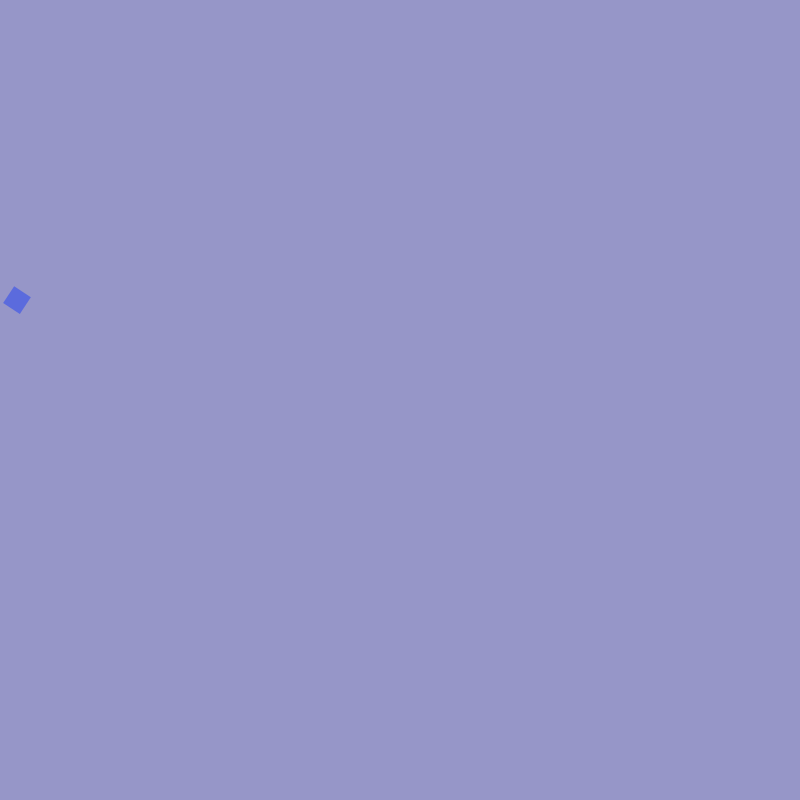
Frame 1 (no input)
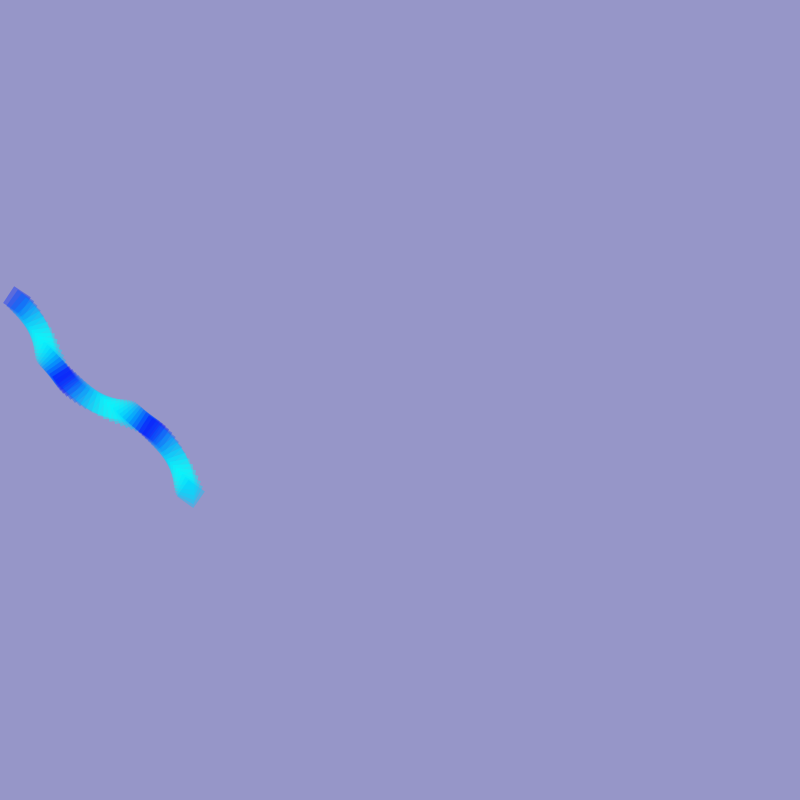
Frame 60 (no input)
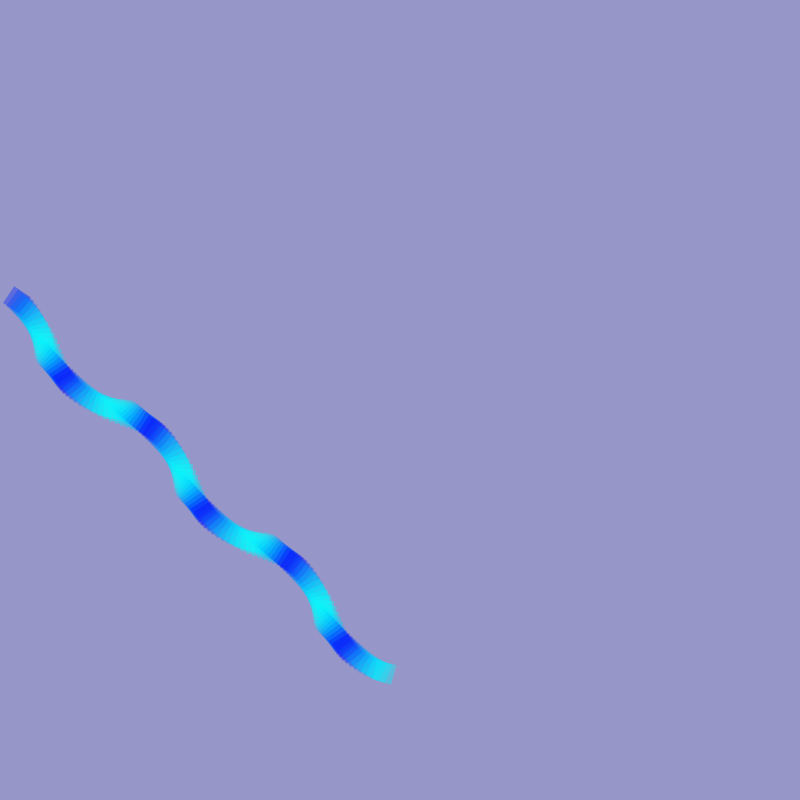
Frame 120 (the mouse pressed at the canvas centre since frame 60)

The p5.js sketch that drew these frames (run headless with seeded random() and noise() and a simulated clock; from frame 60 on, the mouse is pressed at the canvas centre):

// p5.js sketch
// ── sketch.js
// dima_
// Dima Konev
// 

var circle;
function setup() {
  createCanvas(800,800);
  background(150,150,200);
  
  circle = new Circle();
}


function draw() {
  noStroke();
  circle.move();
  circle.bounce();
  fill(255 * Math.abs(Math.sin(circle.period)), 255 * Math.abs(Math.cos(circle.y + circle.period)), 255 * Math.abs(Math.cos(circle.x + circle.period)), 100);
  circle.draw();
  print("x: " + circle.x);
}

function Circle() {
    this.x = 0;
    this.y = 300;
    this.diameter = 20;
    m = 1;
    this.speed_x = m * PI;
    this.speed_y = m * 3;
    this.period = 0;

    this.draw = function() {
        push();
        translate(this.x, this.y);
        rotate(Math.sin(this.x + this.y + this.period));
        rect(0, 0, this.diameter, this.diameter);
        pop();
    }
    
    this.wrap = function(){
      if(this.x > width + this.diameter){
        this.x = 0;
      }
      if(this.y > height + this.diameter){
        this.y = 0;
      }
    }

    this.bounce = function(){
      if(this.x > width || this.x < 0){
        this.speed_x = this.speed_x * -1;
        this.period+=0.1;
      }
      if(this.y > height || this.y < 0){
        this.speed_y = this.speed_y * -1;
        this.period+=0.1;
      }
    }

    this.move = function(){
      this.x+=this.speed_x;
      this.y+=this.speed_y;
    }

    this.moveRandom = function(){
      this.x+=random(-this.speed_x, this.speed_x);
      this.y+=random(-this.speed_y, this.speed_y);
    }
}
